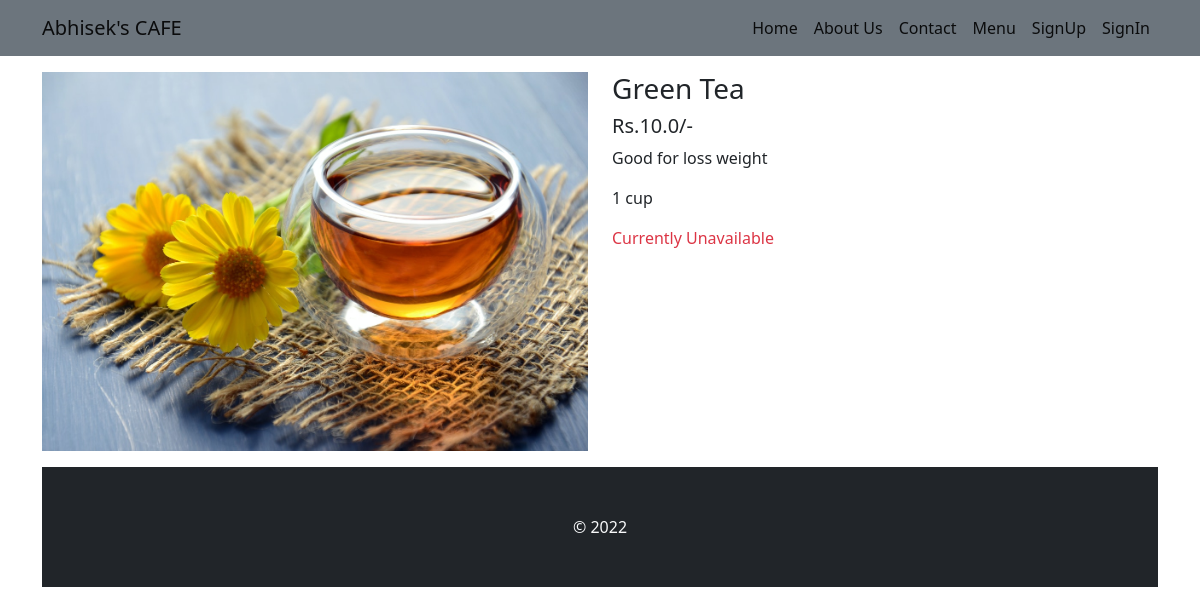
/food/details/4, run on the app's committed database.
### food/models.py (models this page shows, shortened)
class Food (models.Model):
    category = models.ForeignKey(User , on_delete=models.DO_NOTHING)
    name = models.CharField(max_length=100)
    price= models.FloatField()
    description= models.TextField()
    secondary_description = models.TextField()
    is_available = models.BooleanField(default=True)
    photo = models.ImageField(upload_to='food_images/')

### food/views.py (the view)
# urls.py: path('details/<int:id>', views.details , name="details"),
def details(request,id):
    food = Food.objects.get(id=id)
    context = {
        'food' : food
    }
    return render(request, 'food/details.html' ,context)

### templates/food/details.html (shortened to what this page needs)
{% extends 'base.html' %}
{% load static %}
{% block css %}
    <link rel="stylesheet" href="{% static 'css/cart-style.css' %}">
{% endblock css %}
{% block content %}
<div class="container">
    <div class="row my-3">
        <div class="col-md-6">
            <img src="{{food.photo.url}}" alt="{{food.name}}" class="img-fluid" height="150px">
        </div>
        <div class="col-md-6">
            <h3 class="h3">{{food.name}}</h3>
            <h5 class="h5">Rs.{{food.price}}/-</h5>
            <p class="text-lead">{{food.description}}</p>
            <p class="text-lead">{{food.secondary_description}}</p>
            <div class="my-2">
                {% if food.is_available %}
                    {% if user.is_authenticated %}
                    <form action="{% url 'add_to_cart' %}" method="post">
                        {% csrf_token %}
                        <input type="hidden" name="food_id" value="{{food.id}}">
                        <div class="input-group mb-3">
                            <button class="btn btn-outline-secondary" type="button" onclick="decrement()">-</button>
                            <input type="text" class="quantity" id="quantity" name="quantity" value="1" style="width:50px; text-align:center;" readonly>
                            <button class="btn btn-outline-secondary" type="button" onclick="increment()">+</button>
                          </div>
                          <input type="submit" value="Add to cart" class="btn btn-primary w-100">
                    {% else %}
                    <a href="{% url 'signin' %}" class="btn btn-primary btn-sm w-100">Sign In to buy</a>
                    {% endif %}
                {% else %}
                    <p class="text-danger">Currently Unavailable</p>
                {% endif %}
        </div>
    </div>
</div>
{% endblock content %}

### data on the page
Food: photo (picture), name "Green Tea", price "10.0", description "Good for loss weight", secondary_description "1 cup"
